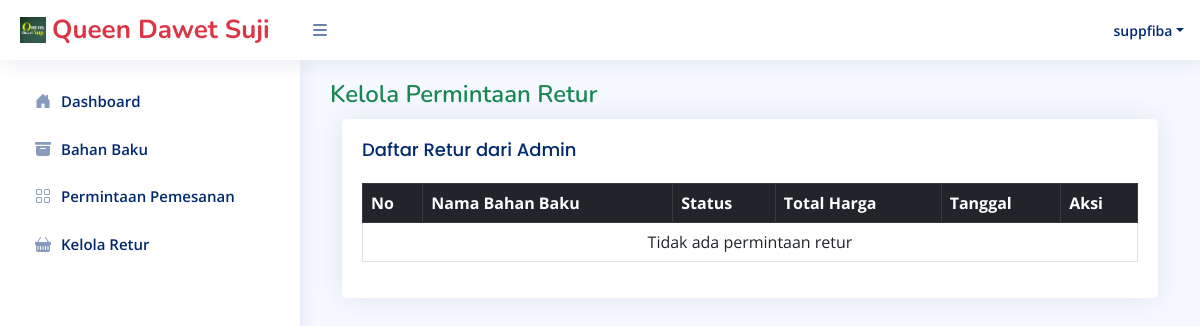
Page /Supplier/kelola_retur.php (signed in) on the earlier database version.
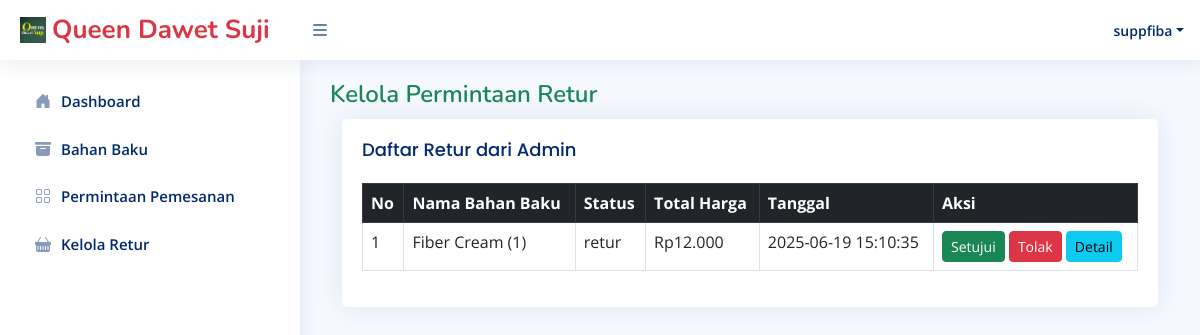
Same page on the later database version.
### tables this page shows
CREATE TABLE `transaksi_pembelian` (
  `idTransaksi` varchar(20) NOT NULL,
  `id_supplier` int DEFAULT NULL,
  `tanggal` datetime NOT NULL DEFAULT CURRENT_TIMESTAMP,
  `statusTransaksi` varchar(50) DEFAULT 'menunggu supplier',
  `totalHarga` double DEFAULT NULL,
  `caraBayar` enum('postpaid','prepaid') DEFAULT NULL,
  `bank` varchar(50) DEFAULT NULL,
  `aksi` varchar(20) DEFAULT 'menunggu supplier',
  `statusSupplier` enum('menunggu','menyetujui','menolak') DEFAULT 'menunggu'
);

### Supplier/kelola_retur.php (the view, shortened to what this page needs)
<?php
require 'supplierControl.php';
require 'template/headerSupplier.php';
$idSupplier = $_SESSION['id_supplier'];
$queryRetur = "
    SELECT tp.*, s.nama_supplier,
        GROUP_CONCAT(CONCAT(bb.nama_bahan, ' (', dtp.qty, ')') SEPARATOR ', ') AS namaBahanBaku
    FROM transaksi_pembelian tp
    JOIN supplier s ON tp.id_supplier = s.id_supplier
    JOIN detail_transaksi_pembelian dtp ON tp.idTransaksi = dtp.idTransaksi
    JOIN bahan_baku bb ON dtp.id_bahan = bb.id_bahan
    WHERE tp.id_supplier = '$idSupplier' AND tp.statusTransaksi = 'retur'
    GROUP BY tp.idTransaksi
    ORDER BY tp.tanggal DESC
";
$resultRetur = mysqli_query($connect, $queryRetur);
$returList = [];
if ($resultRetur) {
    while ($row = mysqli_fetch_assoc($resultRetur)) {
        $returList[] = $row;
    }
}
?>
<main id="main" class="main">
    <div class="pagetitle">
        <h1 class="text-success">Kelola Permintaan Retur</h1>
    </div>
    <section class="section dashboard container">
        <div class="card mb-4">
            <div class="card-body table-responsive">
                <h5 class="card-title">Daftar Retur dari Admin</h5>
                <table class="table table-bordered table-hover">
                    <thead class="table-dark">
                        <tr>
                            <th>No</th>
                            <th>Nama Bahan Baku</th>
                            <th>Status</th>
                            <th>Total Harga</th>
                            <th>Tanggal</th>
                            <th>Aksi</th>
                        </tr>
                    </thead>
                    <tbody>
                        <?php if (!empty($returList)) : ?>
                            <?php $no = 1; foreach ($returList as $r) : ?>
                                <tr>
                                    <td><?= $no++; ?></td>
                                    <td><?= htmlspecialchars($r['namaBahanBaku']); ?></td>
                                    <td><?= htmlspecialchars($r['statusTransaksi']); ?></td>
                                    <td>Rp<?= number_format($r['totalHarga'], 0, ',', '.'); ?></td>
                                    <td><?= htmlspecialchars($r['tanggal']); ?></td>
                                    <td>
                                        <?php if ($r['statusTransaksi'] === 'retur') : ?>
                                            <form method="POST" class="d-inline">
                                                <button type="submit" name="aksi" value="terima" class="btn btn-success btn-sm" onclick="return confirm('Terima retur ini?')">Setujui</button>
                                                <button type="submit" name="aksi" value="tolak" class="btn btn-danger btn-sm" onclick="return confirm('Tolak retur ini?')">Tolak</button>
                                            </form>
                                        <?php else : ?>
                                            <?= htmlspecialchars($r['statusTransaksi']); ?>
                                        <?php endif; ?>
                                        <a href="?detail=<?= $r['idTransaksi']; ?>" class="btn btn-info btn-sm">Detail</a>
                                    </td>
                                </tr>
                            <?php endforeach; ?>
                        <?php else : ?>
                            <tr>
                                <td colspan="6" class="text-center">Tidak ada permintaan retur</td>
                            </tr>
                        <?php endif; ?>
                    </tbody>
                </table>
            </div>
        </div>
    </section>
</main>

Differences in the rows shown:
added transaksi_pembelian: namaBahanBaku "Fiber Cream (1)", statusTransaksi "retur", totalHarga "12.000", tanggal "2025-06-19 15:10:35"
Other differences:
text no longer shown: "Tidak ada permintaan retur"
